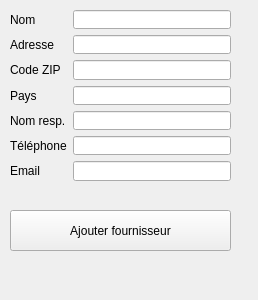
<?xml version="1.0" encoding="UTF-8"?>
<ui version="4.0">
 <class>Form_NewSupplier</class>
 <widget class="QWidget" name="Form_NewSupplier">
  <property name="geometry">
   <rect>
    <x>0</x>
    <y>0</y>
    <width>258</width>
    <height>300</height>
   </rect>
  </property>
  <property name="minimumSize">
   <size>
    <width>258</width>
    <height>300</height>
   </size>
  </property>
  <property name="windowTitle">
   <string>Form</string>
  </property>
  <widget class="QWidget" name="formLayoutWidget">
   <property name="geometry">
    <rect>
     <x>10</x>
     <y>10</y>
     <width>221</width>
     <height>171</height>
    </rect>
   </property>
   <layout class="QFormLayout" name="formLayout_2">
    <item row="0" column="0">
     <widget class="QLabel" name="label_8">
      <property name="text">
       <string>Nom</string>
      </property>
     </widget>
    </item>
    <item row="0" column="1">
     <widget class="QLineEdit" name="lineEdit_Nom"/>
    </item>
    <item row="1" column="0">
     <widget class="QLabel" name="label_9">
      <property name="text">
       <string>Adresse</string>
      </property>
     </widget>
    </item>
    <item row="1" column="1">
     <widget class="QLineEdit" name="lineEdit_Adresse"/>
    </item>
    <item row="2" column="0">
     <widget class="QLabel" name="label_10">
      <property name="text">
       <string>Code ZIP</string>
      </property>
     </widget>
    </item>
    <item row="3" column="0">
     <widget class="QLabel" name="label_11">
      <property name="text">
       <string>Pays</string>
      </property>
     </widget>
    </item>
    <item row="2" column="1">
     <widget class="QLineEdit" name="lineEdit_ZIP"/>
    </item>
    <item row="3" column="1">
     <widget class="QLineEdit" name="lineEdit_Country"/>
    </item>
    <item row="4" column="0">
     <widget class="QLabel" name="label">
      <property name="text">
       <string>Nom resp.</string>
      </property>
     </widget>
    </item>
    <item row="4" column="1">
     <widget class="QLineEdit" name="lineEdit_RespName"/>
    </item>
    <item row="5" column="0">
     <widget class="QLabel" name="label_2">
      <property name="text">
       <string>Téléphone</string>
      </property>
     </widget>
    </item>
    <item row="6" column="0">
     <widget class="QLabel" name="label_3">
      <property name="text">
       <string>Email</string>
      </property>
     </widget>
    </item>
    <item row="5" column="1">
     <widget class="QLineEdit" name="lineEdit_telephone"/>
    </item>
    <item row="6" column="1">
     <widget class="QLineEdit" name="lineEdit_email"/>
    </item>
   </layout>
  </widget>
  <widget class="QPushButton" name="pushButton_AjouterFournisseur">
   <property name="geometry">
    <rect>
     <x>10</x>
     <y>210</y>
     <width>221</width>
     <height>41</height>
    </rect>
   </property>
   <property name="text">
    <string>Ajouter fournisseur</string>
   </property>
  </widget>
 </widget>
 <resources/>
 <connections/>
</ui>
